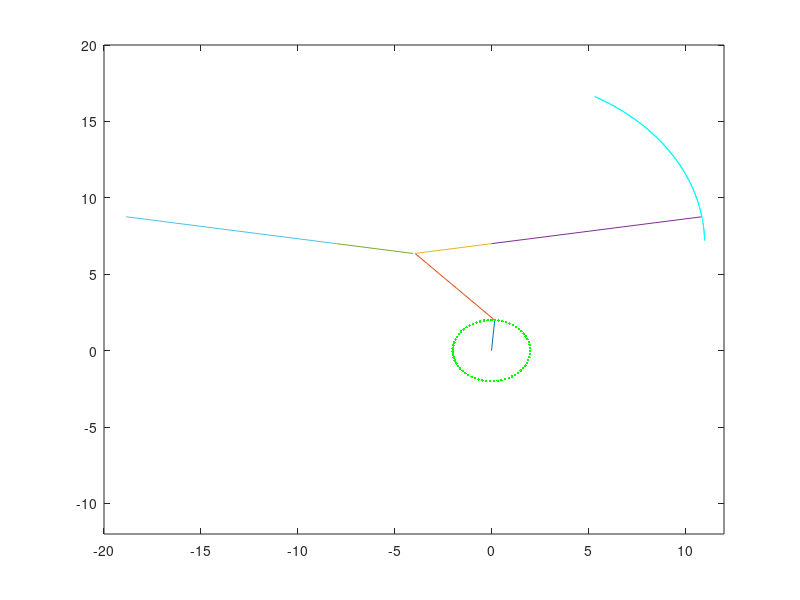

MATLAB code for this plot:
clc,clearvars;

%4 bar
l1=7;
l2=2;
l3=6;
l4=4;
l5=15;

th2=0:0.1:2*pi;
th3=zeros(1,length(th2));
th4=zeros(1,length(th2));
bd=(l1^2+l2^2-2*l1*l2*cos(th2)).^0.5;
gama=acos((l3^2+l4^2-bd.^2)/(2*l3*l4));

for i=1:length(th2)
    th3(i)=2*atan((-l2*sin(th2(i))+l4*sin(gama(i)))/(l1+l3-l2*cos(th2(i))-l4*cos(gama(i))));
    th4(i)=2*atan((l2*sin(th2(i))-l3*sin(gama(i)))/(l4-l1-l2*cos(th2(i))-l3*cos(gama(i))));
end

%coordinates

bx=l2*cos(th2);
by=l2*sin(th2);

cx=l2*cos(th2)+l3*cos(th3);
cy=l2*sin(th2)+l3*sin(th3);

dx=l1;
dy=0;

for i=1:length(th2)
    p=abs(dy-cy(i));
    b=abs(dx-cx(i));
    h=(p^2+b^2)^0.5;
    slope=p/b;
    r=l5;
    gx(i)=cx(i)+r*b/h;
    gy(i)=cy(i)-r*p/h;

end

theta_flap =zeros(1,length(th2));
displacement = zeros(1,length(th2));
% Mechanical adavantage 
ma = zeros(1, length(th2));

for i=1:length(th2)
    %instantaneous mechanical advantage
    ma(i) = atan((dy-cy(i))/(dx-cx(i)));
    theta_flap(i) = atan((dx-cx(i))/(cy(i)-dy));
    displacement(i) = -cy(i);
    plot([-0,-by(i)],[0,bx(i)]);
    hold on;
    plot([-by(i),-cy(i)],[bx(i),cx(i)]);
    hold on;
    plot(-by(1:i),bx(1:i),'g.');
    hold on;
    plot([-cy(i),-dy],[cx(i),dx]);
    hold on;
    plot([-dy,-gy(i)],[dx,gx(i)]);
    hold on;
    %plot((cx(1:i)+dx)/2,(cy(1:i)+dy)/2,'c-');
    plot([cy(i)-2*l4,dy-2*l4],[cx(i),dx]);
    hold on;
    plot([dy-2*l4,gy(i)-2*l4],[dx,gx(i)]);
    hold on;
    plot(-gy(1:i),gx(1:i),'c-');
    hold on;
    axis([-20,12,-12,20]);
    drawnow;
    hold off;
end

%average mechanical advantage
MA = sum(abs(ma))/sum(abs(th2))
